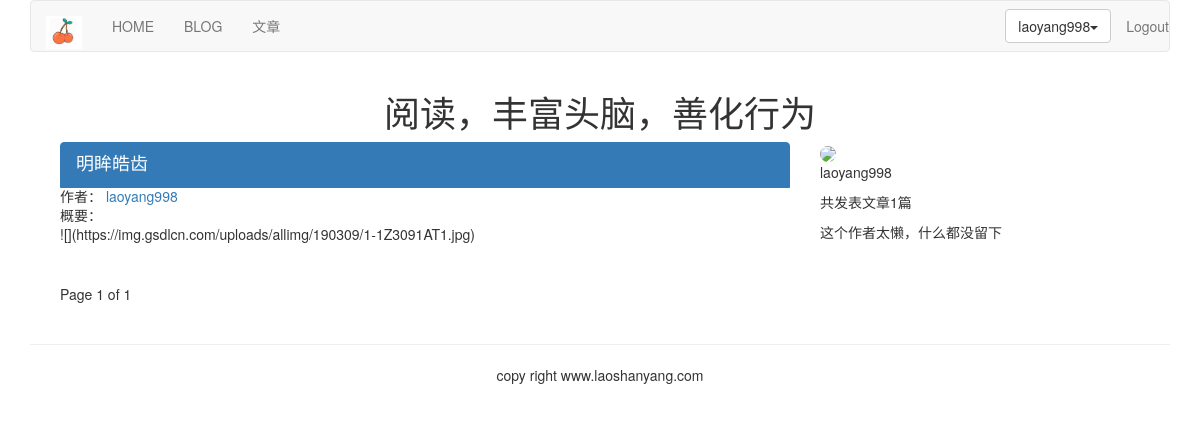
The app's page /article/author_articles/laoyang998, older data.
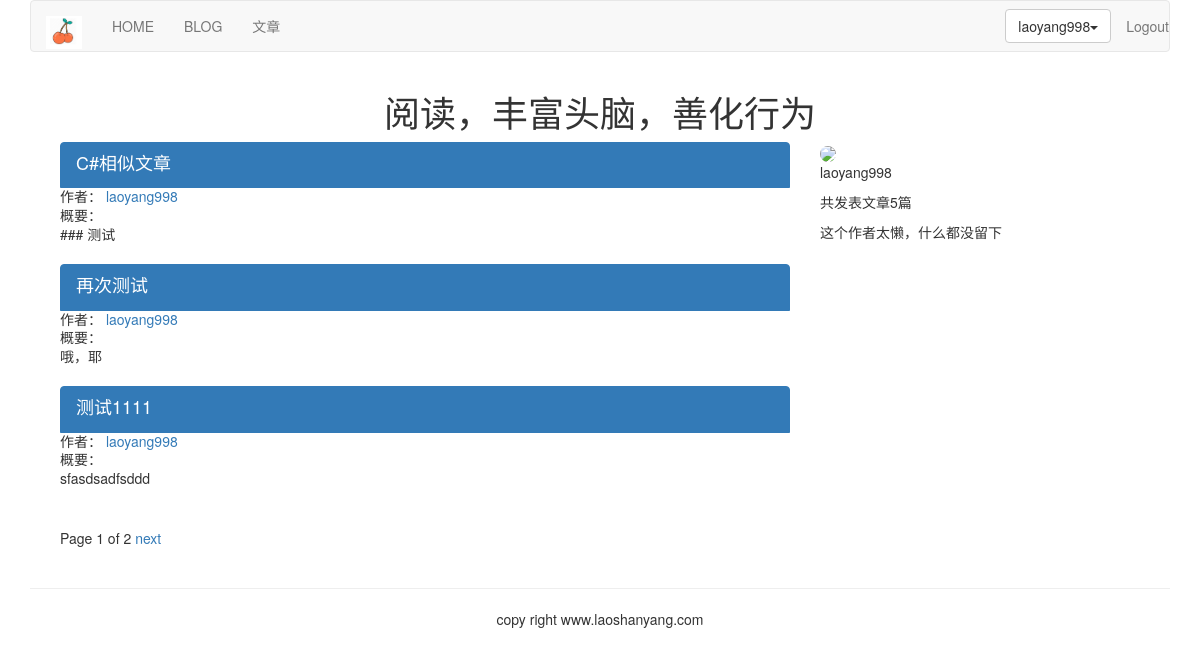
The same page, newer data.
### article/models.py (models this page shows, shortened)
class ArticlePost(models.Model):
    author = models.ForeignKey(User, related_name='article', on_delete=models.CASCADE)
    title = models.CharField(max_length=200)
    slug = models.SlugField(max_length=500)
    column = models.ForeignKey(ArticleColumn, related_name='article_colum', on_delete=models.CASCADE)
    body = models.TextField()
    created = models.DateTimeField(default=timezone.now)
    update = models.DateTimeField(auto_now=True)
    users_like = models.ManyToManyField(User, related_name='articles_like', blank=True)
    article_views = models.IntegerField(default=0)
    article_tag=models.ManyToManyField(ArticleTag,related_name='article_tag',blank=True)
    class Meta:
        ordering = ('-update',)
        index_together = (('id', 'slug'),)
    def get_url_path(self):
        return reverse('article:list_article_detail', args=[self.id, self.slug])

### article/list_views.py (the view)
# urls.py: path('author_articles/<username>', list_views.article_titles, name='author_articles'),
def article_titles(request, username=None):
    if username:
        user = User.objects.get(username=username)
        article_title = ArticlePost.objects.filter(author=user)
        try:
            userinfo = user.userinfo
        except:
            userinfo = None
    else:
        article_title = ArticlePost.objects.all()
    paginator = Paginator(article_title, 3)
    page = request.GET.get('page')
    try:
        current_page = paginator.page(page)
        articles = current_page.object_list
    except PageNotAnInteger:
        current_page = paginator.page(1)
        articles = current_page.object_list
    except EmptyPage:
        current_page = paginator(paginator.num_pages)
        articles = current_page.object_list
    if username:
        return render(request, 'article/list/author_articles.html', {'articles': articles,
                                                                     'page': current_page,
                                                                     'userinfo': userinfo,
                                                                     'user': user})
    return render(request, 'article/list/article_titles.html', {'articles': articles,
                                                                'page': current_page})

### article/templatetags/article_tags.py (called while the page is built)
@register.simple_tag
def author_total_article(user):
    return user.article.count()

### templates/article/list/author_articles.html (shortened to what this page needs)
{% extends 'base.html' %}
{% load article_tags %}
{% load staticfiles %}
{% block content %}
    <div class="row text-center vertical-middle-sm">
        <h1>阅读，丰富头脑，善化行为</h1>
    </div>
    <div class="container">
        <div class="col-md-8">
            {% for article in articles %}
                <div class="list-group">
                    <a href=" {{ article.get_url_path }}" class="list-group-item active">
                        <h4 class="list-group-item-heading">{{ article.title }}</h4>
                    </a>
                    <p class="list-group-item-text">作者：
                        <a href="{% url 'article:author_articles' article.author.username %}">
                            {{ article.author.username }}</a></p>
                    <p class="list-group-item-text">概要：{{ article.body|slice:'70'|linebreaks }}</p>
                </div>
            {% endfor %}
            {% include 'paginator.html' %}
        </div>
        <div class="col-md-4">
            <div>
                {% if userinfo.photo %}
                    <img width="200" src="{{ userinfo.photo|striptags }}" class="img-circle" id="my_photo"
                         name="user_face">
                {% else %}
                    <img width="200" src="{% static 'images/101.jpeg' %}" class="img-circle" id="my_photo"
                         name="user_face">
                {% endif %}
            </div>
            <div>
                <p>{{ user.username }}</p>
                <p>共发表文章{% author_total_article user %}篇</p>
                {% if userinfo %}
                    {% if userinfo.company or userinfo.aboutme %}
                        <p>{{ userinfo.company }}</p>
                        <p>{{ userinfo.aboutme }}</p>
                    {% else %}
                        <p>这个作者太懒，什么都没留下</p>
                    {% endif %}
                {% else %}
                    <p>这个作者太懒，什么都没留下</p>
                {% endif %}
            </div>
        </div>
    </div>
{% endblock %}

### templates/header.html (shortened to what this page needs)
{% load staticfiles %}
<div class="container">
    <nav class="navbar navbar-default" role="navigation">
        <div class="navbar-header">
            <a class="navbar-brand" href="http://www.iddiffer.com">
                <img width="36" src="{% static '/images/logo.png' %}" width="100"/>
            </a>
        </div>
        <ul class="nav navbar-nav" role="navigation">
            <li><a href="{% url 'home' %}">HOME</a></li>
            <li><a href="{% url 'blog_title' %}">BLOG</a></li>
            <li><a href="{% url 'article:list_article_titles' %}">文章</a></li>
        </ul>
        <ul class="nav navbar-nav navbar-right">
            {% if user.is_authenticated %}
                <li>
                    <div class="dropdown" style="margin-top:8px">
                        <button class="btn btn-default dropdown-toggle" type="button" id="dropdownMenu"
                                data-toggle="dropdown">{{ user.username }}<span class="caret"></span></button>
                    </div>
                </li>
                <li><a href="{% url 'account:logout' %}">Logout</a></li>
            {% else %}
                <li><a href="{% url 'account:login' %}">Login</a></li>
                <li><a href="{% url 'account:register' %}">Sign up</a></li>
            {% endif %}
        </ul>
    </nav>
</div>

Row changes from the older to the newer data that the page shows:
no longer on this page (row edited): ArticlePost: title "明眸皓齿", author.username "laoyang998", body "![](https://img.gsdlcn.com/uploads/allimg/190309/1-1Z3091AT1.jpg)"
added ArticlePost: title "C#相似文章", author.username "laoyang998", body "### 测试"
added ArticlePost: title "再次测试", author.username "laoyang998", body "哦，耶"
added ArticlePost: title "测试1111", author.username "laoyang998", body "sfasdsadfsddd"
Text that changed along with them:
{{ page.paginator.num_pages }}: "1" → "2"
text no longer shown: "1"
text now shown: "next 5"
